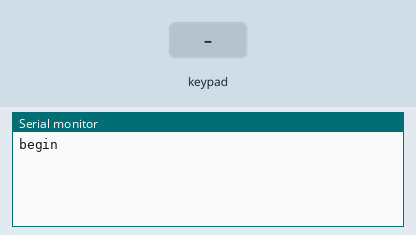
The sketch below on a simulated Arduino Uno, built with avr-gcc and run on an emulated ATmega328P. Shown: the last lines printed to the serial monitor. The inputs (shaded band) are chosen by the test bench.

Above: at 1.2 s.
1.3 s: key '1' pressed
At 2.5 s:
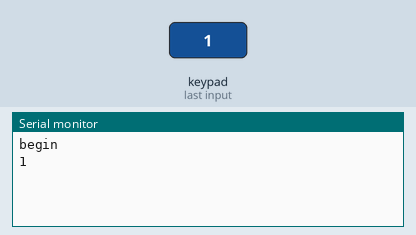
2.8 s: keypad keys 1 0 1 2 1 1 8 # pressed 0.4 s apart
At 7.0 s:
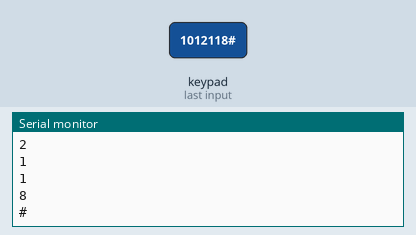
7.5 s: key 'A' pressed
At 8.3 s:
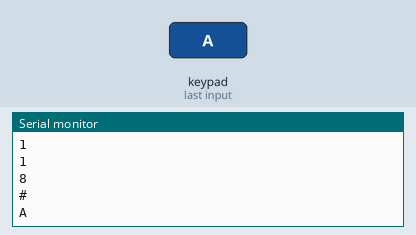
9.0 s: keypad keys 1 0 1 2 1 1 8 * pressed 0.4 s apart
At 12.9 s:
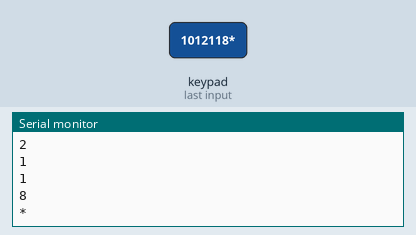
13.7 s: key 'B' pressed
At 14.6 s:
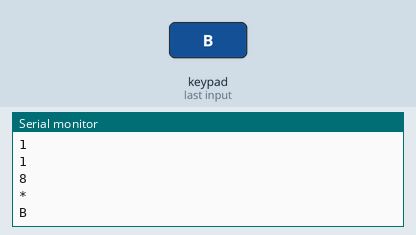
15.2 s: keypad keys 1 0 1 2 1 1 8 D pressed 0.4 s apart
At 18.8 s:
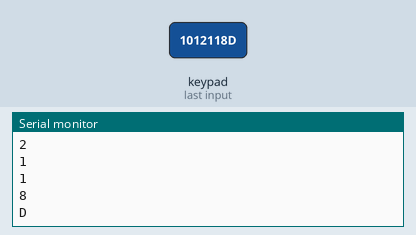
Timing chart, 0 to 20.3 s (numbered marks = the images above; inputs shaded):
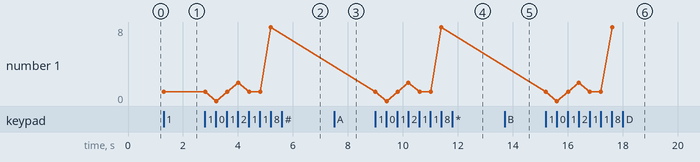

The sketch:

kpddisp4.ino
```cpp
#include <Keypad.h>

const byte ROWS = 4;
const byte COLS = 4;
char keys[ROWS][COLS] = {
  {'1','2','3','A'},
  {'4','5','6','B'},
  {'7','8','9','C'},
  {'*','0','#','D'}
};
byte rowPins[ROWS] = {10, 12, 11, 8};
byte colPins[COLS] = {4, 3, A1,A0};
Keypad Kpd = Keypad( makeKeymap(keys), rowPins, colPins, ROWS, COLS );

byte b[]={3,159,37,13,153,73,65,31,1,9};
byte t[]={2,158,36,12,152,72,64,30,0,8};

#define nullpin -1
int clk[]={nullpin,5,9,6,2};//5 is for 3 digit
int pin = 0;

int LEDdata = 7;


void setup() {
  Serial.begin(9600);
  Serial.println("begin");

  pinMode(5, OUTPUT);
  pinMode(9, OUTPUT);
  pinMode(6, OUTPUT);
  pinMode(2, OUTPUT);
  pinMode(LEDdata, OUTPUT);

shiftOut(LEDdata,9,LSBFIRST,19);
shiftOut(LEDdata,9,LSBFIRST,131);
shiftOut(LEDdata,9,LSBFIRST,225);
shiftOut(LEDdata,9,LSBFIRST,97);
shiftOut(LEDdata,9,LSBFIRST,99);

shiftOut(LEDdata,2,LSBFIRST,19);
shiftOut(LEDdata,2,LSBFIRST,131);
shiftOut(LEDdata,2,LSBFIRST,225);
shiftOut(LEDdata,2,LSBFIRST,97);
shiftOut(LEDdata,2,LSBFIRST,99);

shiftOut(LEDdata,6,LSBFIRST,19);
shiftOut(LEDdata,6,LSBFIRST,131);
shiftOut(LEDdata,6,LSBFIRST,225);
shiftOut(LEDdata,6,LSBFIRST,97);
shiftOut(LEDdata,6,LSBFIRST,99);


shiftOut(LEDdata,5,LSBFIRST,17);
shiftOut(LEDdata,5,LSBFIRST,225);
shiftOut(LEDdata,5,LSBFIRST,99);

}

void loop() {


  char key = Kpd.getKey();

  if (key){
    Serial.println(key);
     switch(key){
      // case '*':
      //   if(pin>=3){
      //    pin = 0;
      //   }
      //   else{
      //    pin++;
      //   }
      // break;
       case '#':
         pin = nullpin;
       break;
       case '0':
         shiftOut(LEDdata,clk[pin],LSBFIRST,b[0]);
       break;
       case '1':
         shiftOut(LEDdata,clk[pin],LSBFIRST,b[1]);
       break;
       case '2':
         shiftOut(LEDdata,clk[pin],LSBFIRST,b[2]);
       break;
       case '3':
         shiftOut(LEDdata,clk[pin],LSBFIRST,b[3]);
       break;
       case '4':
         shiftOut(LEDdata,clk[pin],LSBFIRST,b[4]);
       break;
       case '5':
         shiftOut(LEDdata,clk[pin],LSBFIRST,b[5]);
       break;
       case '6':
         shiftOut(LEDdata,clk[pin],LSBFIRST,b[6]);
       break;
       case '7':
         shiftOut(LEDdata,clk[pin],LSBFIRST,b[7]);
       break;
       case '8':
         shiftOut(LEDdata,clk[pin],LSBFIRST,b[8]);
       break;
       case '9':
         shiftOut(LEDdata,clk[pin],LSBFIRST,b[9]);
       break;
       case'A':
         pin=1;
       break;
       case'B':
         pin=2;
       break;
       case'C':
         pin=3;
       break;
        case'D':
         pin=4;
       break;

       default:
         pin=nullpin;
       break;


     }
   }

}
```

Measured:
- after the input at 1.3 s, the serial monitor: prints a new line at once (image 1)
- after the input at 2.8 s, the serial monitor: prints a new line after 0.41 s (image 2)
- after the input at 7.5 s, the serial monitor: prints a new line at once (image 3)
- after the input at 9.0 s, the serial monitor: prints a new line at once (image 4)
- after the input at 13.7 s, the serial monitor: prints a new line at once (image 5)
- after the input at 15.2 s, the serial monitor: prints a new line at once (image 6)
- plotted number 1: 1 → 8 after the input at 2.8 s
